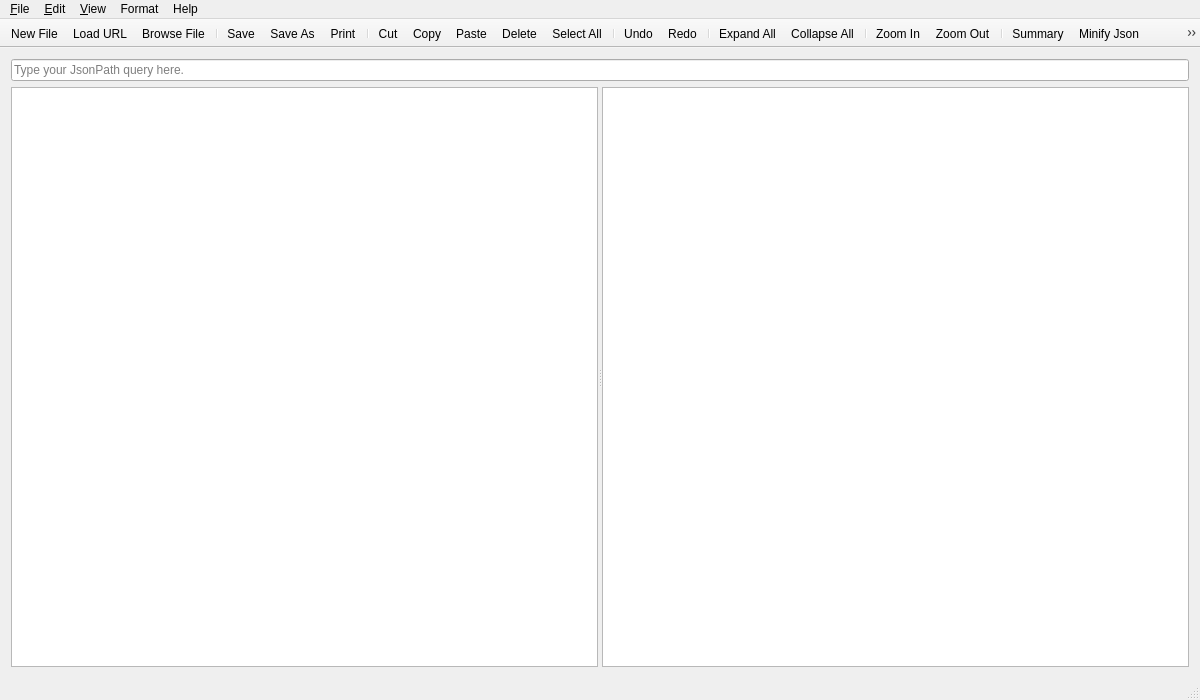
<?xml version="1.0" encoding="UTF-8"?>
<ui version="4.0">
 <class>MainWindowClass</class>
 <widget class="QMainWindow" name="MainWindowClass">
  <property name="geometry">
   <rect>
    <x>0</x>
    <y>0</y>
    <width>1200</width>
    <height>700</height>
   </rect>
  </property>
  <property name="windowTitle">
   <string>JSON Explorer</string>
  </property>
  <property name="windowIcon">
   <iconset resource="../MainWindow.qrc">
    <normaloff>:/icons/icons/icons8_hierarchy_48px.png</normaloff>:/icons/icons/icons8_hierarchy_48px.png</iconset>
  </property>
  <widget class="QWidget" name="centralWidget">
   <layout class="QVBoxLayout" name="verticalLayout">
    <item>
     <widget class="QLineEdit" name="txtJsonQuery">
      <property name="enabled">
       <bool>true</bool>
      </property>
      <property name="placeholderText">
       <string>Type your JsonPath query here.</string>
      </property>
     </widget>
    </item>
    <item>
     <widget class="QSplitter" name="splitter">
      <property name="font">
       <font>
        <pointsize>11</pointsize>
       </font>
      </property>
      <property name="orientation">
       <enum>Qt::Horizontal</enum>
      </property>
      <property name="handleWidth">
       <number>4</number>
      </property>
      <widget class="QPlainTextEdit" name="plainTextEdit">
       <property name="enabled">
        <bool>true</bool>
       </property>
       <property name="font">
        <font>
         <pointsize>10</pointsize>
        </font>
       </property>
       <property name="focusPolicy">
        <enum>Qt::StrongFocus</enum>
       </property>
      </widget>
      <widget class="QTreeView" name="treeView">
       <property name="enabled">
        <bool>true</bool>
       </property>
       <property name="palette">
        <palette>
         <active>
          <colorrole role="Highlight">
           <brush brushstyle="SolidPattern">
            <color alpha="255">
             <red>186</red>
             <green>186</green>
             <blue>186</blue>
            </color>
           </brush>
          </colorrole>
          <colorrole role="Link">
           <brush brushstyle="SolidPattern">
            <color alpha="255">
             <red>185</red>
             <green>185</green>
             <blue>185</blue>
            </color>
           </brush>
          </colorrole>
         </active>
         <inactive>
          <colorrole role="Highlight">
           <brush brushstyle="SolidPattern">
            <color alpha="255">
             <red>186</red>
             <green>186</green>
             <blue>186</blue>
            </color>
           </brush>
          </colorrole>
          <colorrole role="Link">
           <brush brushstyle="SolidPattern">
            <color alpha="255">
             <red>185</red>
             <green>185</green>
             <blue>185</blue>
            </color>
           </brush>
          </colorrole>
         </inactive>
         <disabled>
          <colorrole role="Link">
           <brush brushstyle="SolidPattern">
            <color alpha="255">
             <red>185</red>
             <green>185</green>
             <blue>185</blue>
            </color>
           </brush>
          </colorrole>
         </disabled>
        </palette>
       </property>
       <property name="font">
        <font>
         <pointsize>11</pointsize>
        </font>
       </property>
       <property name="cursor" stdset="0">
        <cursorShape>ArrowCursor</cursorShape>
       </property>
       <property name="sizeAdjustPolicy">
        <enum>QAbstractScrollArea::AdjustIgnored</enum>
       </property>
       <property name="alternatingRowColors">
        <bool>false</bool>
       </property>
       <property name="selectionBehavior">
        <enum>QAbstractItemView::SelectItems</enum>
       </property>
       <property name="rootIsDecorated">
        <bool>true</bool>
       </property>
       <property name="sortingEnabled">
        <bool>false</bool>
       </property>
       <property name="animated">
        <bool>false</bool>
       </property>
       <property name="headerHidden">
        <bool>false</bool>
       </property>
       <attribute name="headerCascadingSectionResizes">
        <bool>false</bool>
       </attribute>
      </widget>
     </widget>
    </item>
   </layout>
  </widget>
  <widget class="QMenuBar" name="menuBar">
   <property name="geometry">
    <rect>
     <x>0</x>
     <y>0</y>
     <width>1200</width>
     <height>21</height>
    </rect>
   </property>
   <widget class="QMenu" name="menu_File">
    <property name="title">
     <string>&amp;File</string>
    </property>
    <widget class="QMenu" name="menuOpen">
     <property name="title">
      <string>Open</string>
     </property>
     <addaction name="actionBrowse_File"/>
     <addaction name="actionLoad_URL"/>
    </widget>
    <addaction name="actionNew_File"/>
    <addaction name="menuOpen"/>
    <addaction name="separator"/>
    <addaction name="actionOpen_Containing_Folder"/>
    <addaction name="separator"/>
    <addaction name="actionSave"/>
    <addaction name="actionSave_As"/>
    <addaction name="separator"/>
    <addaction name="actionPrint"/>
    <addaction name="actionRecent_Files"/>
    <addaction name="separator"/>
    <addaction name="actionClose_File"/>
    <addaction name="actionExit"/>
   </widget>
   <widget class="QMenu" name="menu_Edit">
    <property name="title">
     <string>&amp;Edit</string>
    </property>
    <addaction name="actionFind"/>
    <addaction name="actionReplace"/>
    <addaction name="separator"/>
    <addaction name="actionUndo"/>
    <addaction name="actionRedo"/>
    <addaction name="separator"/>
    <addaction name="actionCut"/>
    <addaction name="actionCopy"/>
    <addaction name="actionPaste"/>
    <addaction name="actionDelete"/>
    <addaction name="separator"/>
    <addaction name="actionSelect_All"/>
   </widget>
   <widget class="QMenu" name="menu_View">
    <property name="title">
     <string>&amp;View</string>
    </property>
    <widget class="QMenu" name="menuZoom">
     <property name="title">
      <string>Zoom</string>
     </property>
     <addaction name="actionZoom_In"/>
     <addaction name="actionZoom_Out"/>
    </widget>
    <addaction name="actionSummary"/>
    <addaction name="actionWord_Wrap"/>
    <addaction name="separator"/>
    <addaction name="actionCollapse_All"/>
    <addaction name="actionExpand_All"/>
    <addaction name="separator"/>
    <addaction name="menuZoom"/>
   </widget>
   <widget class="QMenu" name="menuFormat">
    <property name="title">
     <string>Format</string>
    </property>
    <widget class="QMenu" name="menuConvert_To">
     <property name="title">
      <string>Convert To</string>
     </property>
     <addaction name="actionXML"/>
     <addaction name="actionCSV"/>
     <addaction name="actionBase64"/>
    </widget>
    <addaction name="actionMinify_Json"/>
    <addaction name="menuConvert_To"/>
   </widget>
   <widget class="QMenu" name="menuHelp">
    <property name="title">
     <string>Help</string>
    </property>
    <addaction name="actionAbout_Json_Explorer"/>
   </widget>
   <addaction name="menu_File"/>
   <addaction name="menu_Edit"/>
   <addaction name="menu_View"/>
   <addaction name="menuFormat"/>
   <addaction name="menuHelp"/>
  </widget>
  <widget class="QToolBar" name="mainToolBar">
   <property name="movable">
    <bool>false</bool>
   </property>
   <attribute name="toolBarArea">
    <enum>TopToolBarArea</enum>
   </attribute>
   <attribute name="toolBarBreak">
    <bool>false</bool>
   </attribute>
   <addaction name="actionNew_File"/>
   <addaction name="actionLoad_URL"/>
   <addaction name="actionBrowse_File"/>
   <addaction name="separator"/>
   <addaction name="actionSave"/>
   <addaction name="actionSave_As"/>
   <addaction name="actionPrint"/>
   <addaction name="separator"/>
   <addaction name="actionCut"/>
   <addaction name="actionCopy"/>
   <addaction name="actionPaste"/>
   <addaction name="actionDelete"/>
   <addaction name="actionSelect_All"/>
   <addaction name="separator"/>
   <addaction name="actionUndo"/>
   <addaction name="actionRedo"/>
   <addaction name="separator"/>
   <addaction name="actionExpand_All"/>
   <addaction name="actionCollapse_All"/>
   <addaction name="separator"/>
   <addaction name="actionZoom_In"/>
   <addaction name="actionZoom_Out"/>
   <addaction name="separator"/>
   <addaction name="actionSummary"/>
   <addaction name="actionMinify_Json"/>
   <addaction name="actionXML"/>
   <addaction name="actionCSV"/>
   <addaction name="actionBase64"/>
  </widget>
  <widget class="QStatusBar" name="statusBar"/>
  <action name="actionNew_File">
   <property name="icon">
    <iconset resource="../MainWindow.qrc">
     <normaloff>:/icons/icons/file_24px.png</normaloff>:/icons/icons/file_24px.png</iconset>
   </property>
   <property name="text">
    <string>New File</string>
   </property>
   <property name="toolTip">
    <string>Create New File</string>
   </property>
  </action>
  <action name="actionBrowse_File">
   <property name="icon">
    <iconset resource="../MainWindow.qrc">
     <normaloff>:/icons/icons/icons8_opened_folder_24px.png</normaloff>:/icons/icons/icons8_opened_folder_24px.png</iconset>
   </property>
   <property name="text">
    <string>Browse File</string>
   </property>
  </action>
  <action name="actionLoad_URL">
   <property name="icon">
    <iconset resource="../MainWindow.qrc">
     <normaloff>:/icons/icons/icons8_link_24px.png</normaloff>:/icons/icons/icons8_link_24px.png</iconset>
   </property>
   <property name="text">
    <string>Load URL</string>
   </property>
  </action>
  <action name="actionOpen_Containing_Folder">
   <property name="icon">
    <iconset resource="../MainWindow.qrc">
     <normaloff>:/icons/icons/icons8_documents_folder_24px_1.png</normaloff>:/icons/icons/icons8_documents_folder_24px_1.png</iconset>
   </property>
   <property name="text">
    <string>Open Containing Folder</string>
   </property>
  </action>
  <action name="actionSave">
   <property name="icon">
    <iconset resource="../MainWindow.qrc">
     <normaloff>:/icons/icons/icons8_save_24px.png</normaloff>:/icons/icons/icons8_save_24px.png</iconset>
   </property>
   <property name="text">
    <string>Save</string>
   </property>
  </action>
  <action name="actionSave_As">
   <property name="icon">
    <iconset resource="../MainWindow.qrc">
     <normaloff>:/icons/icons/icons8_save_as_24px.png</normaloff>:/icons/icons/icons8_save_as_24px.png</iconset>
   </property>
   <property name="text">
    <string>Save As...</string>
   </property>
  </action>
  <action name="actionPrint">
   <property name="icon">
    <iconset resource="../MainWindow.qrc">
     <normaloff>:/icons/icons/icons8_print_24px.png</normaloff>:/icons/icons/icons8_print_24px.png</iconset>
   </property>
   <property name="text">
    <string>Print</string>
   </property>
  </action>
  <action name="actionRecent_Files">
   <property name="icon">
    <iconset resource="../MainWindow.qrc">
     <normaloff>:/icons/icons/icons8_time_machine_24px.png</normaloff>:/icons/icons/icons8_time_machine_24px.png</iconset>
   </property>
   <property name="text">
    <string>Recent Files</string>
   </property>
  </action>
  <action name="actionExit">
   <property name="icon">
    <iconset resource="../MainWindow.qrc">
     <normaloff>:/icons/icons/icons8_exit_24px.png</normaloff>:/icons/icons/icons8_exit_24px.png</iconset>
   </property>
   <property name="text">
    <string>Exit</string>
   </property>
  </action>
  <action name="actionFind">
   <property name="icon">
    <iconset resource="../MainWindow.qrc">
     <normaloff>:/icons/icons/icons8_search_24px.png</normaloff>:/icons/icons/icons8_search_24px.png</iconset>
   </property>
   <property name="text">
    <string>Find</string>
   </property>
  </action>
  <action name="actionReplace">
   <property name="icon">
    <iconset resource="../MainWindow.qrc">
     <normaloff>:/icons/icons/icons8_replace_24px.png</normaloff>:/icons/icons/icons8_replace_24px.png</iconset>
   </property>
   <property name="text">
    <string>Replace</string>
   </property>
  </action>
  <action name="actionUndo">
   <property name="icon">
    <iconset resource="../MainWindow.qrc">
     <normaloff>:/icons/icons/icons8_undo_24px.png</normaloff>:/icons/icons/icons8_undo_24px.png</iconset>
   </property>
   <property name="text">
    <string>Undo</string>
   </property>
  </action>
  <action name="actionRedo">
   <property name="icon">
    <iconset resource="../MainWindow.qrc">
     <normaloff>:/icons/icons/icons8_redo_24px.png</normaloff>:/icons/icons/icons8_redo_24px.png</iconset>
   </property>
   <property name="text">
    <string>Redo</string>
   </property>
  </action>
  <action name="actionCut">
   <property name="icon">
    <iconset resource="../MainWindow.qrc">
     <normaloff>:/icons/icons/icons8_cut_24px.png</normaloff>:/icons/icons/icons8_cut_24px.png</iconset>
   </property>
   <property name="text">
    <string>Cut</string>
   </property>
  </action>
  <action name="actionCopy">
   <property name="icon">
    <iconset resource="../MainWindow.qrc">
     <normaloff>:/icons/icons/icons8_copy_24px.png</normaloff>:/icons/icons/icons8_copy_24px.png</iconset>
   </property>
   <property name="text">
    <string>Copy</string>
   </property>
  </action>
  <action name="actionPaste">
   <property name="icon">
    <iconset resource="../MainWindow.qrc">
     <normaloff>:/icons/icons/icons8_paste_24px.png</normaloff>:/icons/icons/icons8_paste_24px.png</iconset>
   </property>
   <property name="text">
    <string>Paste</string>
   </property>
  </action>
  <action name="actionDelete">
   <property name="icon">
    <iconset resource="../MainWindow.qrc">
     <normaloff>:/icons/icons/icons8_delete_24px.png</normaloff>:/icons/icons/icons8_delete_24px.png</iconset>
   </property>
   <property name="text">
    <string>Delete</string>
   </property>
  </action>
  <action name="actionSelect_All">
   <property name="icon">
    <iconset resource="../MainWindow.qrc">
     <normaloff>:/icons/icons/icons8_check_all_24px.png</normaloff>:/icons/icons/icons8_check_all_24px.png</iconset>
   </property>
   <property name="text">
    <string>Select All</string>
   </property>
  </action>
  <action name="actionSummary">
   <property name="icon">
    <iconset resource="../MainWindow.qrc">
     <normaloff>:/icons/icons/icons8_summary_list_24px.png</normaloff>:/icons/icons/icons8_summary_list_24px.png</iconset>
   </property>
   <property name="text">
    <string>Summary</string>
   </property>
  </action>
  <action name="actionWord_Wrap">
   <property name="checkable">
    <bool>true</bool>
   </property>
   <property name="icon">
    <iconset resource="../MainWindow.qrc">
     <normaloff>:/icons/icons/icons8_word_wrap_24px.png</normaloff>:/icons/icons/icons8_word_wrap_24px.png</iconset>
   </property>
   <property name="text">
    <string>Word Wrap</string>
   </property>
  </action>
  <action name="actionCollapse_All">
   <property name="icon">
    <iconset resource="../MainWindow.qrc">
     <normaloff>:/icons/icons/icons8_collapse_arrow_24px.png</normaloff>:/icons/icons/icons8_collapse_arrow_24px.png</iconset>
   </property>
   <property name="text">
    <string>Collapse All</string>
   </property>
  </action>
  <action name="actionExpand_All">
   <property name="icon">
    <iconset resource="../MainWindow.qrc">
     <normaloff>:/icons/icons/icons8_expand_arrow_24px.png</normaloff>:/icons/icons/icons8_expand_arrow_24px.png</iconset>
   </property>
   <property name="text">
    <string>Expand All</string>
   </property>
  </action>
  <action name="actionZoom_In">
   <property name="icon">
    <iconset resource="../MainWindow.qrc">
     <normaloff>:/icons/icons/icons8_zoom_in_24px.png</normaloff>:/icons/icons/icons8_zoom_in_24px.png</iconset>
   </property>
   <property name="text">
    <string>Zoom In</string>
   </property>
  </action>
  <action name="actionZoom_Out">
   <property name="icon">
    <iconset resource="../MainWindow.qrc">
     <normaloff>:/icons/icons/icons8_zoom_out_24px.png</normaloff>:/icons/icons/icons8_zoom_out_24px.png</iconset>
   </property>
   <property name="text">
    <string>Zoom Out</string>
   </property>
  </action>
  <action name="actionMinify_Json">
   <property name="icon">
    <iconset resource="../MainWindow.qrc">
     <normaloff>:/icons/icons/icons8_collapse_24px.png</normaloff>:/icons/icons/icons8_collapse_24px.png</iconset>
   </property>
   <property name="text">
    <string>Minify Json</string>
   </property>
  </action>
  <action name="actionXML">
   <property name="enabled">
    <bool>true</bool>
   </property>
   <property name="icon">
    <iconset resource="../MainWindow.qrc">
     <normaloff>:/icons/icons/icons8_xml_file_24px.png</normaloff>:/icons/icons/icons8_xml_file_24px.png</iconset>
   </property>
   <property name="text">
    <string>XML</string>
   </property>
   <property name="toolTip">
    <string>Convert to XML</string>
   </property>
  </action>
  <action name="actionCSV">
   <property name="icon">
    <iconset resource="../MainWindow.qrc">
     <normaloff>:/icons/icons/icons8_csv_24px.png</normaloff>:/icons/icons/icons8_csv_24px.png</iconset>
   </property>
   <property name="text">
    <string>CSV</string>
   </property>
   <property name="toolTip">
    <string>Convert to CSV</string>
   </property>
  </action>
  <action name="actionBase64">
   <property name="icon">
    <iconset resource="../MainWindow.qrc">
     <normaloff>:/icons/icons/icons8_base_64_24px.png</normaloff>:/icons/icons/icons8_base_64_24px.png</iconset>
   </property>
   <property name="text">
    <string>Base64</string>
   </property>
   <property name="toolTip">
    <string>Convert to Base64</string>
   </property>
  </action>
  <action name="actionAbout_Json_Explorer">
   <property name="icon">
    <iconset resource="../MainWindow.qrc">
     <normaloff>:/icons/icons/icons8_about_24px.png</normaloff>:/icons/icons/icons8_about_24px.png</iconset>
   </property>
   <property name="text">
    <string>About Json Explorer</string>
   </property>
  </action>
  <action name="actionClose_File">
   <property name="text">
    <string>Close</string>
   </property>
  </action>
 </widget>
 <layoutdefault spacing="6" margin="11"/>
 <resources>
  <include location="../MainWindow.qrc"/>
 </resources>
 <connections/>
</ui>
